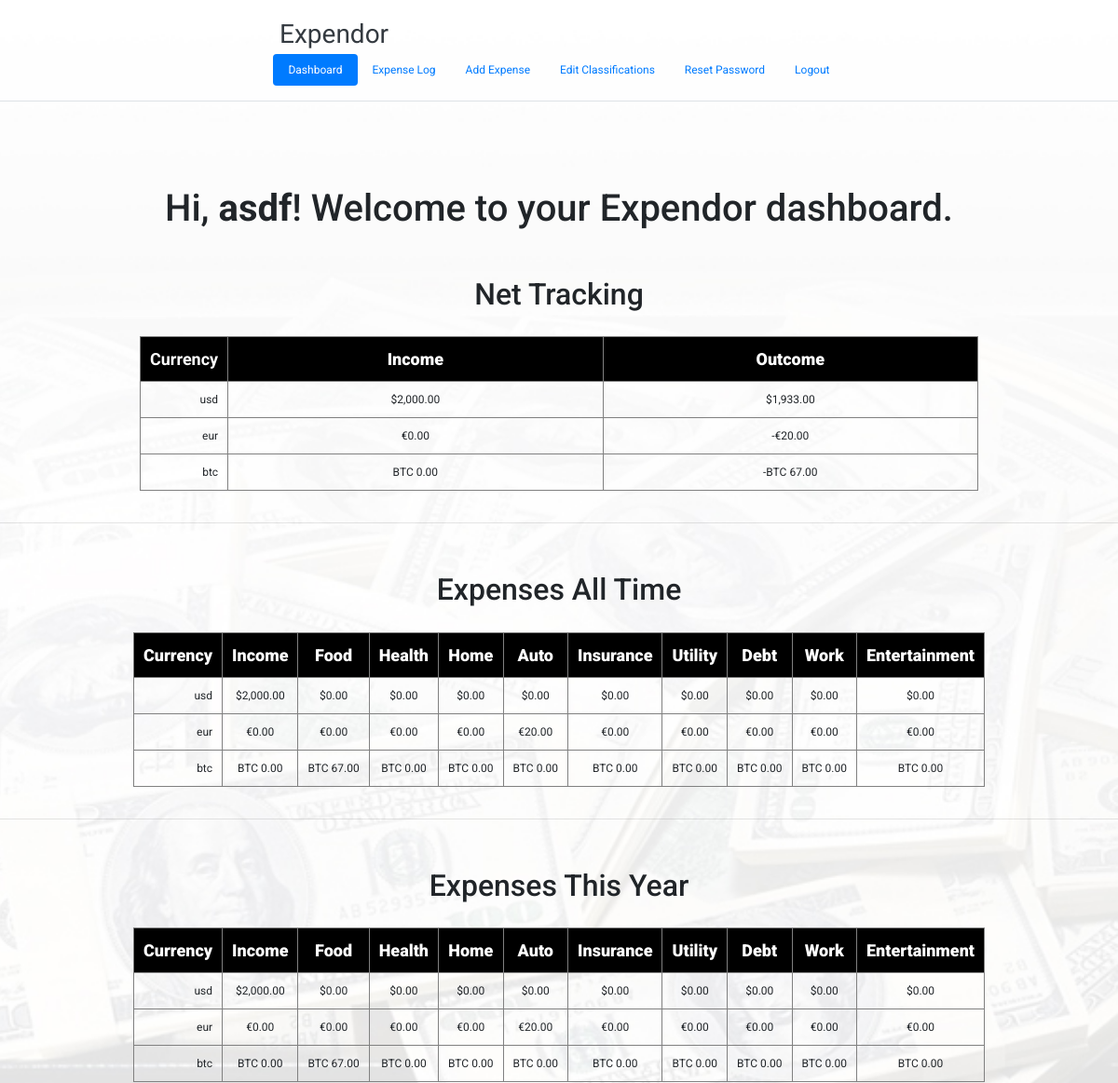
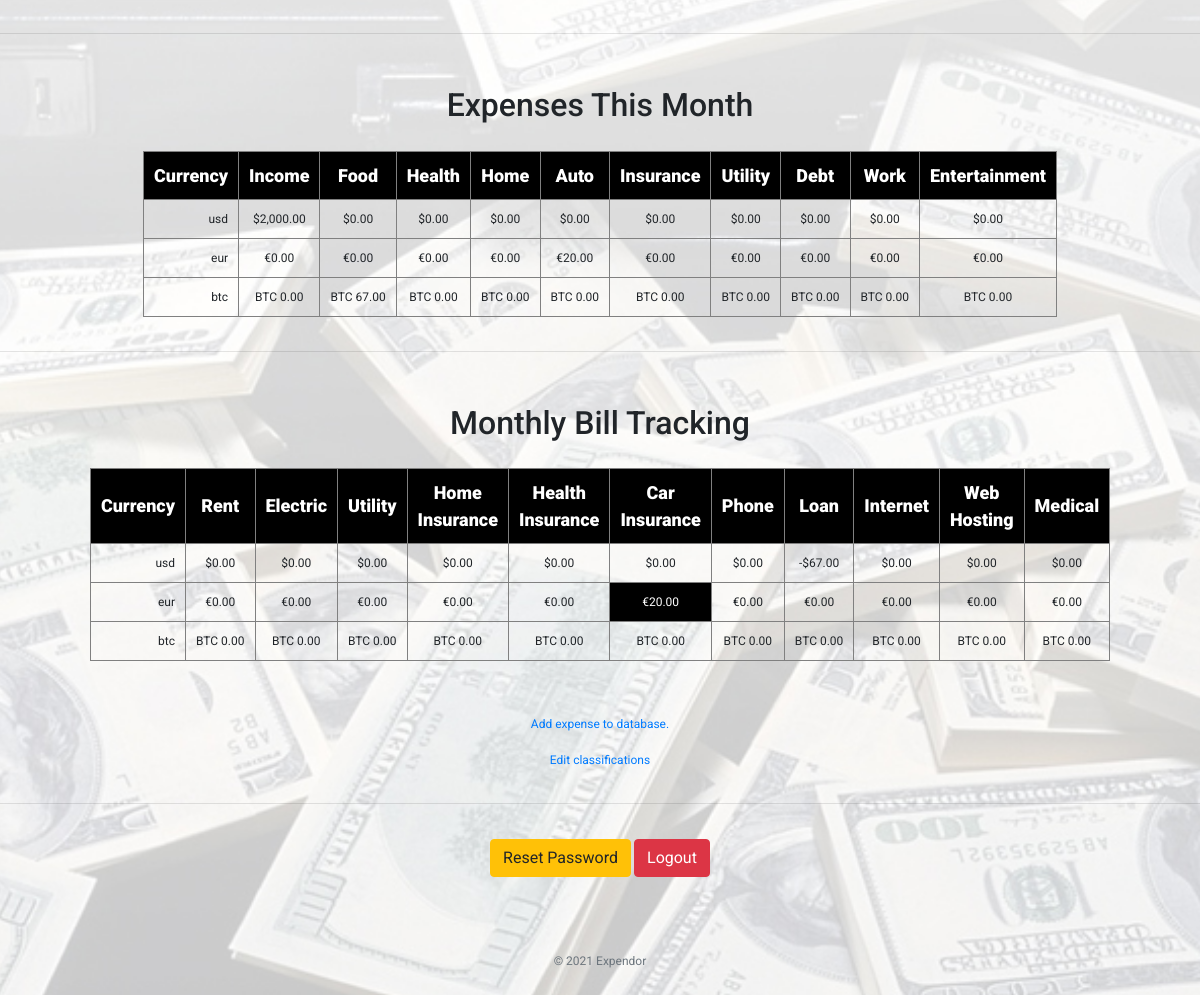
/dashboard/ (signed in), run on the app's committed database (2 pictures, top to bottom).
### tables this page shows
CREATE TABLE IF NOT EXISTS `users` (
  `id` int(11) NOT NULL AUTO_INCREMENT,
  `username` text NOT NULL,
  `password` text NOT NULL,
  `created_at` datetime NOT NULL DEFAULT CURRENT_TIMESTAMP,
  `categories` text NOT NULL,
  `bills` text NOT NULL,
  `currencies` text NOT NULL,
  PRIMARY KEY (`id`)
);

### dashboard/index.php (the view, shortened to what this page needs)
<?php
if(!isset($_SESSION["loggedin"]) || $_SESSION["loggedin"] !== true){
    header("location: ../login/");
    exit;
} else {
	$username = $_SESSION["username"];
}
?>
<!doctype html>
<html>
<head>
<link href="../style.css" rel="stylesheet" />
<link rel="stylesheet" href="https://stackpath.bootstrapcdn.com/bootstrap/4.5.2/css/bootstrap.min.css" />
</head>
<body>
<header class="d-flex flex-wrap justify-content-center py-3 mb-4 border-bottom">
<a href="http://localhost/expendor/" class="d-flex align-items-center mb-3 mb-md-0 me-md-auto text-dark text-decoration-none">
<span class="fs-4">Expendor</span>
</a>
<ul class="nav nav-pills">
<li class="nav-item"><a href="http://localhost/expendor/dashboard/" class="nav-link active" aria-current="page">Dashboard</a></li>
<li class="nav-item"><a href="http://localhost/expendor/log/" class="nav-link">Expense Log</a></li>
<li class="nav-item"><a href="http://localhost/expendor/add/" class="nav-link">Add Expense</a></li>
<li class="nav-item"><a href="http://localhost/expendor/custom/" class="nav-link">Edit Classifications</a></li>
<li class="nav-item"><a href="http://localhost/expendor/reset/" class="nav-link">Reset Password</a></li>
<li class="nav-item"><a href="http://localhost/expendor/logout/" class="nav-link">Logout</a></li>
</ul>
</header>
<?php
include('../header.php');
?>
	<table align="center">
	<tr><td>
	<h1 class="my-5">Hi, <b><?php echo htmlspecialchars($_SESSION["username"]); ?></b>! Welcome to your Expendor dashboard.</h1>
	</td></tr>
	</table>
<?php
if($conn == true){
$fmt = numfmt_create('en_US', NumberFormatter::CURRENCY );
$sql = "SELECT * FROM `users` WHERE `username` = '$username'";
$result = mysqli_query($conn, $sql);
$row = mysqli_fetch_assoc($result);
$categories = explode (",", $row['categories']);
$bills = explode (",", $row['bills']);
$currencies = explode (",", $row['currencies']);
echo '<center><h2>Net Tracking</h2></center><br/>';
echo '<table border="1" cellpadding="10" align="center">';
echo '<tr>';
echo '<th align="center" width="10%">Currency</th>';
echo '<th align="center" width="45%"><strong>Income</strong></th>';
echo '<th align="center" width="45%"><strong>Outcome</strong></th>';
echo '</tr>';
foreach($currencies as $key => $value):
echo '<tr>';
$sql = "SELECT SUM(`Amount`) AS value_sum FROM `$username` WHERE `Category` = 'Income' AND `Type` = '0' AND `Currency` = '$value'";
$result = mysqli_query($conn, $sql);
$row = mysqli_fetch_assoc($result);
$income = $row['value_sum'];
$sql = "SELECT SUM(`Amount`) AS value_sum FROM `$username` WHERE `Category` != 'Income' AND `Type` = '0' AND `Currency` = '$value'";
$result = mysqli_query($conn, $sql);
$row = mysqli_fetch_assoc($result);
$outcome = $income - $row['value_sum'];
$sql = "SELECT SUM(`Amount`) AS value_sum FROM `$username` WHERE `Category` != 'Income' AND `Type` = '1' AND `Currency` = '$value'";
$result = mysqli_query($conn, $sql);
$row = mysqli_fetch_assoc($result);
$outcome = $outcome - $row['value_sum'];
echo '<td align="right">' . $value . '</td>';
echo '<td align="center">' . numfmt_format_currency($fmt, $income, $value) . '</td>';
echo '<td align="center">' . numfmt_format_currency($fmt, $outcome, $value) . '</td>';
echo '</tr>';
endforeach;
echo '</table><br/><hr/><br/><br/>';
echo '<center><h2>Expenses All Time</h2></center><br/>';
echo '<table border="1" cellpadding="10" align="center">';
echo '<tr>';
echo '<th align="center" width="10%"><strong>Currency</strong></th>';
foreach($categories as $key => $value):
echo '<th align="center"><strong>'.$value.'</th>';
endforeach;
echo '</tr>';
foreach($currencies as $key => $currency):
echo '<tr>';
echo '<td align="right">' . $currency . '</td>';
foreach($categories as $key => $value):
echo '<td>';
$sql = "SELECT SUM(`Amount`) AS value_sum FROM `$username` WHERE `Category` = '$value' AND `Type` = '0' AND `Currency` = '$currency'";
$result = mysqli_query($conn, $sql);
$row = mysqli_fetch_assoc($result);
echo numfmt_format_currency($fmt, $row['value_sum'], $currency);
echo '</td>';
endforeach;
echo '</tr>';
endforeach;
echo '</table><br/><hr/><br/><br/>';
echo '<center><h2>Expenses This Year</h2></center><br/>';
echo '<table border="1" cellpadding="10" align="center">';
echo '<tr>';
echo '<th align="center" width="10%"><strong>Currency</strong></th>';
foreach($categories as $key => $value):
echo '<th align="center"><strong>'.$value.'</th>';
endforeach;
echo '</tr>';
foreach($currencies as $key => $currency):
echo '<tr>';
echo '<td align="right">' . $currency . '</td>';
foreach($categories as $key => $value):
echo '<td>';
$sql = "SELECT SUM(`Amount`) AS value_sum FROM `$username` WHERE `Category` = '$value' AND `Type` = '0' AND `Currency` = '$currency' AND YEAR(UID) = YEAR(CURRENT_DATE())";
$result = mysqli_query($conn, $sql);
$row = mysqli_fetch_assoc($result);
echo numfmt_format_currency($fmt, $row['value_sum'], $currency);
echo '</td>';
endforeach;
echo '</tr>';
endforeach;
echo '</table><br/><hr/><br/><br/>';
echo '<center><h2>Expenses This Month</h2></center><br/>';
echo '<table border="1" cellpadding="10" align="center">';
echo '<tr>';
echo '<th align="center" width="10%"><strong>Currency</strong></th>';
foreach($categories as $key => $value):
echo '<th align="center"><strong>'.$value.'</th>';
endforeach;
echo '</tr>';
foreach($currencies as $key => $currency):
echo '<tr>';
echo '<td align="right">' . $currency . '</td>';
foreach($categories as $key => $value):
echo '<td>';
$sql = "SELECT SUM(`Amount`) AS value_sum FROM `$username` WHERE `Category` = '$value' AND `Type` = '0' AND `Currency` = '$currency' AND MONTH(UID) = MONTH(CURRENT_DATE())";
$result = mysqli_query($conn, $sql);
$row = mysqli_fetch_assoc($result);
echo numfmt_format_currency($fmt, $row['value_sum'], $currency);
echo '</td>';
endforeach;
echo '</tr>';
endforeach;
echo '</table><br/><hr/><br/><br/>';
echo '<center><h2>Monthly Bill Tracking</h2></center><br/>';
echo '<table border="1" cellpadding="10" align="center">';
echo '<tr>';
echo '<th align="center" width="10%"><strong>Currency</strong></th>';
foreach($bills as $key => $value):
if ($value == 'This is not a bill.') continue;
echo '<th align="center"><strong>'.$value.'</th>';
endforeach;
echo '</tr>';
foreach($currencies as $key => $currency):
echo '<tr>';
echo '<td align="right">' . $currency . '</td>';
foreach($bills as $key => $value):
if ($value == 'This is not a bill.') continue;
$sql = "SELECT SUM(`Amount`) AS value_sum FROM `$username` WHERE `Bill` = '$value' AND `Type` = '0' AND `Currency` = '$currency' AND MONTH(UID) = MONTH(CURRENT_DATE())";
$result = mysqli_query($conn, $sql);
$row = mysqli_fetch_assoc($result);
$paid = $row['value_sum'];
echo '<td ';
if($paid > 0){echo 'class="paid"';}
echo ' >';
$sql = "SELECT SUM(`Amount`) AS value_sum FROM `$username` WHERE `Bill` = '$value' AND `Type` = '1' AND `Currency` = '$currency' AND MONTH(UID) = MONTH(CURRENT_DATE())";
$result = mysqli_query($conn, $sql);
$row = mysqli_fetch_assoc($result);
$owed = $row['value_sum'];
echo numfmt_format_currency($fmt, (-$owed + $paid), $currency);
echo '</td>';
endforeach;
echo '</tr>';
endforeach;
echo '</table><br/><br/>';
echo '<br/>';
echo '<center><a href="../add/">Add expense to database.</a></center>';
echo '<br/>';
echo '<center><a href="../custom/">Edit classifications</a><br/></center>';
echo '<br/>';
} else {
echo '<br/>';
echo 'Error: ' . $sql . '<br/>' . mysqli_error($conn);}
?>
	<hr/><br/>
	<table align="center">
	<tr><td>
    <p>
<?php
		if($username != 'test'){
?>
        <a href="../reset" class="btn btn-warning">Reset Password</a>
<?php
		}
?>
        <a href="../logout" class="btn btn-danger">Logout</a>
    </p>
	</td></tr>
	</table>
<?php
include('../footer.php');
?>
<footer class="py-3 my-4">
    <p class="text-center text-muted">&copy; 2021 Expendor</p>
</footer>
</body>
</html>

### style.css (style rules this page uses)
html body { font-family: 'Roboto', sans-serif; font-size: 12px; background: url('background.jpg') center center no-repeat #fff fixed; background-size: cover; }
table { width: 75%; text-align: center; }
hr { width: 100%; }
table tr td.paid { background: #000; color: #fff; }
table th { background: #000; color: #fff; font-size: 18px; }
header a span { width: 50vw; font-size: 28px; }

### data on the page
users: currencies "usd", currencies "$1,933.00", currencies "eur", currencies "€0.00", currencies "-€20.00", currencies "btc", currencies "BTC 0.00", currencies "-BTC 67.00", categories "Income", categories "Food", categories "Health", categories "Home", categories "Auto", categories "Insurance", categories "Utility", categories "Debt", categories "Work", categories "Entertainment", bills "Rent", bills "Electric", bills "Utility", bills "Home Insurance", bills "Health Insurance", bills "Car Insurance", bills "Phone", bills "Loan", bills "Internet", bills "Web Hosting", bills "Medical", numfmt_format_currency($fmt, (-$owed + $paid), $currency) "$0.00", numfmt_format_currency($fmt, (-$owed + $paid), $currency) "€0.00", numfmt_format_currency($fmt, (-$owed + $paid), $currency) "BTC 0.00"

### other printed values
$_SESSION["username"] "asdf"
numfmt_format_currency($fmt, $income, $value) "$2,000.00"
numfmt_format_currency($fmt, $row['value_sum'], $currency) "$2,000.00"
numfmt_format_currency($fmt, $row['value_sum'], $currency) "$0.00"
numfmt_format_currency($fmt, $row['value_sum'], $currency) "€0.00"
numfmt_format_currency($fmt, $row['value_sum'], $currency) "€20.00"
numfmt_format_currency($fmt, $row['value_sum'], $currency) "BTC 0.00"
numfmt_format_currency($fmt, $row['value_sum'], $currency) "BTC 67.00"
numfmt_format_currency($fmt, (-$owed + $paid), $currency) "-$67.00"
numfmt_format_currency($fmt, (-$owed + $paid), $currency) "€20.00"
